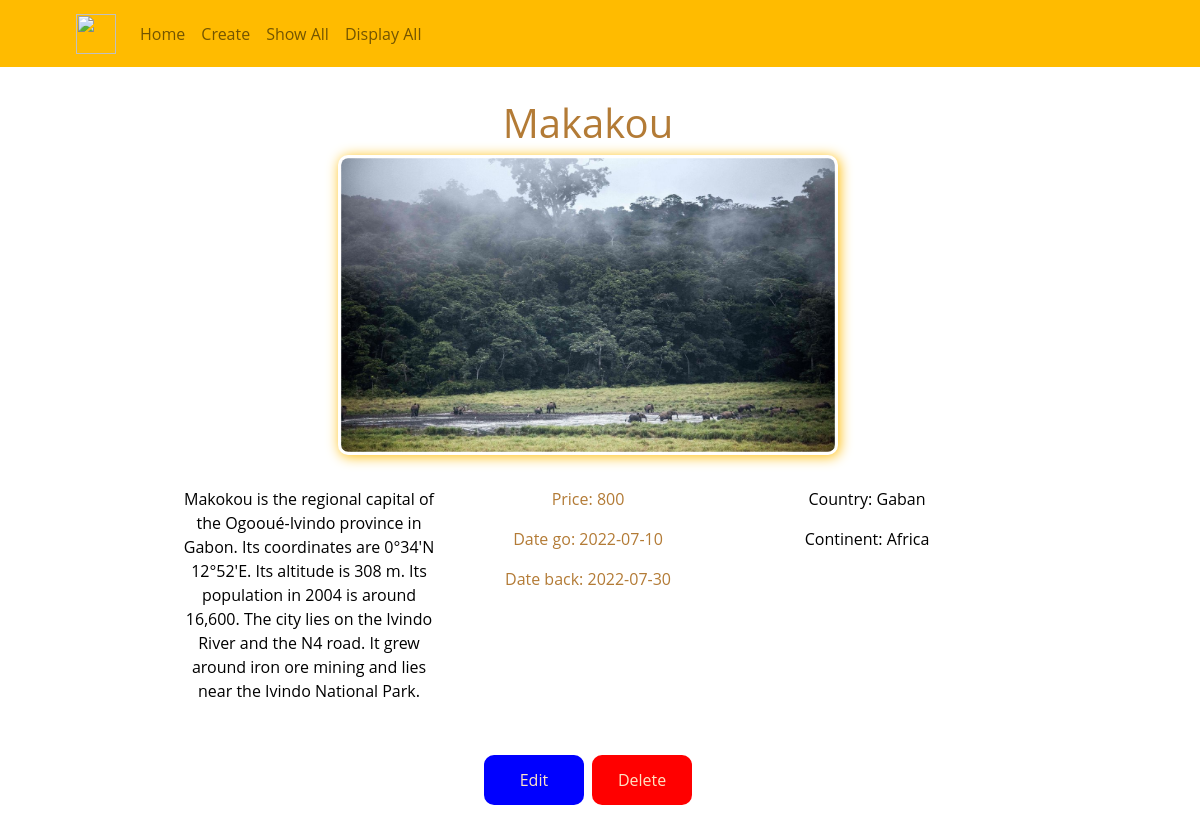
The page /details.php?travel_id=8 on the database its author committed.
### tables this page shows
CREATE TABLE `travel` (
  `travel_id` int(11) NOT NULL,
  `date_go` date NOT NULL,
  `date_back` date NOT NULL,
  `locationName` varchar(130) NOT NULL,
  `continent` enum('Asia','Africa','North America','South America','Europe','Australia') NOT NULL,
  `country` varchar(130) NOT NULL,
  `price` int(11) NOT NULL,
  `description` text NOT NULL,
  `longitude` decimal(11,0) NOT NULL,
  `latitude` decimal(11,0) NOT NULL,
  `picture` varchar(255) NOT NULL
);

### details.php (the view, shortened to what this page needs)
<?php
require_once 'components/db_connect.php';
$sql = "SELECT * FROM travel WHERE travel_id = $_GET[travel_id]";
$result = mysqli_query($connect, $sql);
$tbody="";
if(mysqli_num_rows($result)>0){
    while($row = mysqli_fetch_assoc($result)){
        $tbody .= "
        <div class='row text-center justify-content-center'>
            <div class='nsl'></div>
            <div class='col-12 nsl'>
                <h1 class='dit'>
                  ".$row['locationName']."
                </h1>
                <div class='dimgbox'>
                    <img class='ditimg' src='./pictures/".$row['picture']."'>
                </div>
            </div>
            <div class='col-3 nsl'>
                <p class='ditd'>
                    ".$row['description']."
                </p>
            </div>
            <div class='col-3 nsl'>
                <p class='dit'>
                    Price: ".$row['price']."
                </p>
                <p class='dit'>
                    Date go: ".$row['date_go']."
                </p>
                <p class='dit'>
                    Date back: ".$row['date_back']."
                </p>
            </div>
            <div class='col-3 nsl'>
                <p class='ditd'>
                    Country: ".$row['country']."
                </p>
                <p class='ditd'>
                    Continent: ".$row['continent']."
                </p>
            </div>
            <div class='col-12 nsl'>
                <a href='./your_op/update.php?id=".$row['travel_id']."'><button class='button' type='button'>Edit</button></a>
                <a href='delete.php?id=".$row['travel_id']."'><button class='button button2' type='button'>Delete</button></a>
            </div>
        </div>
        ";
    };
}else {
    $tbody="
       <tr>
         <td> colspan='5' class='text-center'>Not Data </td>
        </tr>
    ";
}
?>
<!DOCTYPE html>
<html lang="en">
<head>
    <link rel="stylesheet" href="css/style.css">
    <link href="https://cdn.jsdelivr.net/npm/bootstrap@5.1.3/dist/css/bootstrap.min.css" rel="stylesheet">
</head>
<body class="bbc">
    <?php require_once 'components/navigation.php' ?>
    <div class="container">
      <?php
         echo $tbody;
      ?>
    </div>
</body>
</html>

### css/style.css (style rules this page uses)
* { max-width: 100%; font-family: 'Open Sans', sans-serif; }
.bbc { background-color: white; }
.nsl { padding-bottom: 2rem; }
.dit { color: #b37b36; }
.ditd { color: black; }
.ditimg { width: 500px; height: 300px; border-radius: 10px; -webkit-box-shadow: 0.1rem 0.1rem 0.8rem #ffbb00; box-shadow: 0.1rem 0.1rem 0.8rem #ffbb00; padding: 0.2rem; background-size: cover; }
.button { background-color: blue; border: none; color: bisque; width: 100px; height: 50px; text-align: center; text-decoration: none; display: inline-block; font-size: 16px; margin: 4px 2px; border-radius: 10px; cursor: pointer; }
.button2 { background-color: red; }

### rows shown on the page
travel: locationName "Makakou", picture (picture), description "Makokou is the regional capital of the Ogooué-Ivindo province in Gabon. Its coordinates are 0°34′N 12°52′E. Its altitude is 308 m. Its population in 2004 is around 16,600. The city lies on the Ivindo River and the N4 road. It grew around iron ore mining and lies near the Ivindo National Park.", price "800", date_go "2022-07-10", date_back "2022-07-30", country "Gaban", continent "Africa"
